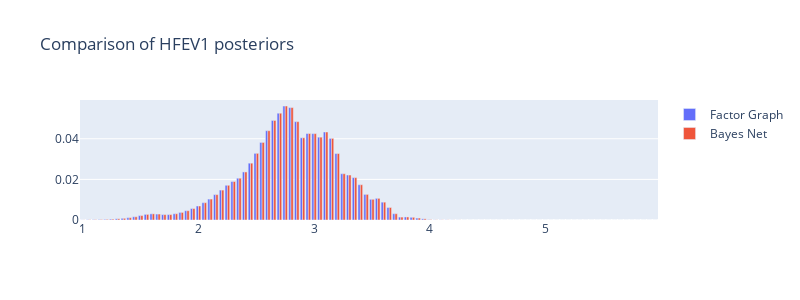

Notebook code cell kept with this figure:
### Code cell
((hfev1_posterior - res[HFEV1.name].values) < 1e-5).all()
# Plot the two posteriors with plotly go figure
import plotly.graph_objs as go

fig = go.Figure()
# Add bar plot for the factor graph model
fig.add_trace(go.Bar(x=HFEV1.bins, y=hfev1_posterior, name="Factor Graph"))
fig.add_trace(go.Bar(x=HFEV1.bins, y=res[HFEV1.name].values, name="Bayes Net"))
# Update layout
fig.update_layout(
    barmode="group", title="Comparison of HFEV1 posteriors", width=800, height=300
)
fig.show()
